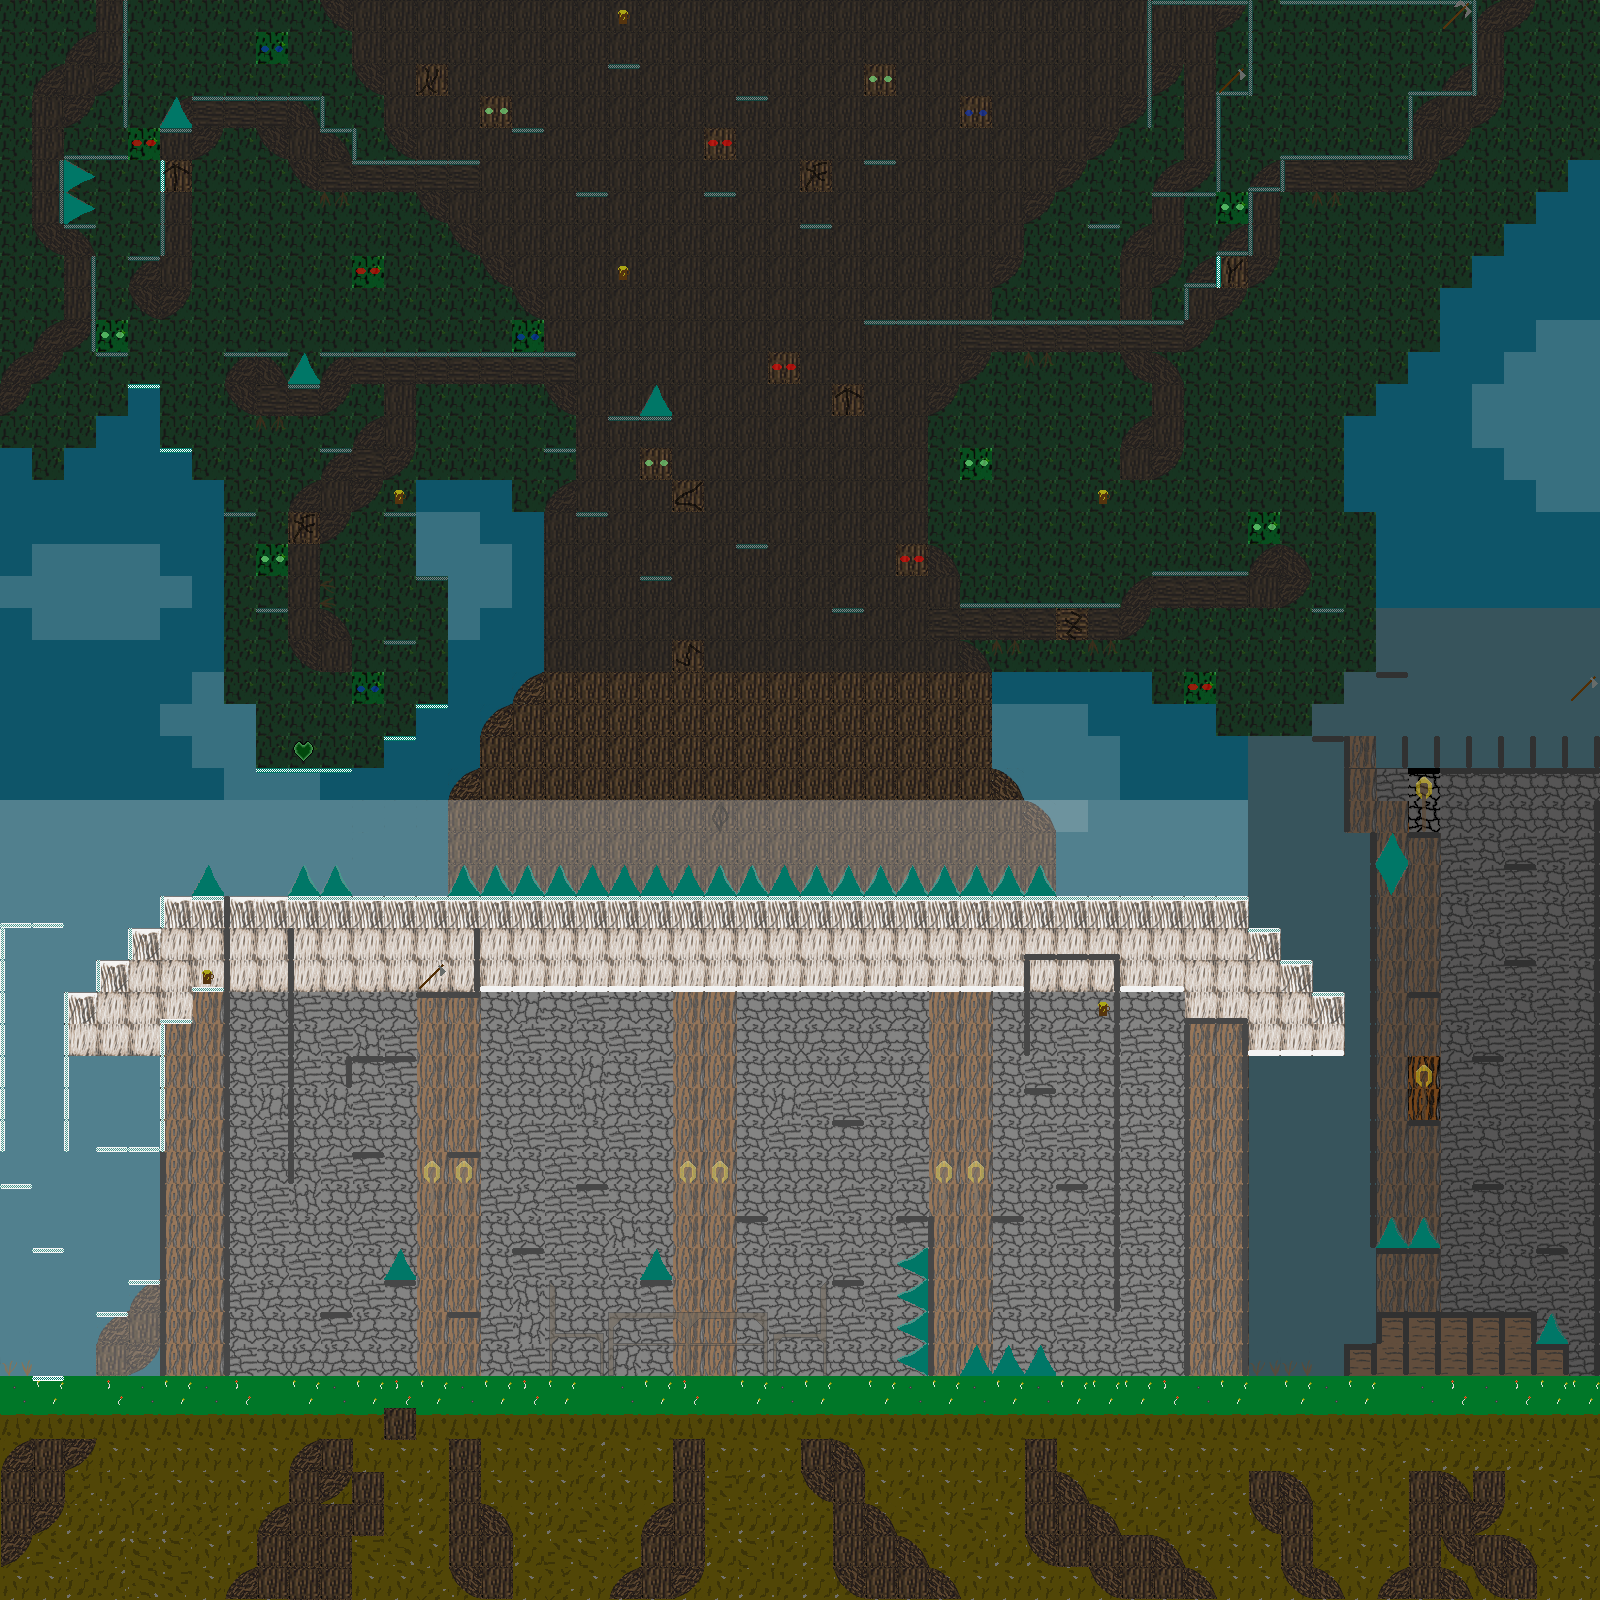

This game map was drawn from its Tiled (.tmx) file and the tilesets committed beside it. A one-line description and the trimmed map source follow:
An orthogonal 50x50 tile map with 32x32 px tiles, 14 tile layers (ciel, ciel 2, tour, maison, ...).

<map version="1.9" tiledversion="1.9.2" orientation="orthogonal" renderorder="right-down" width="50" height="50" tilewidth="32" tileheight="32" infinite="0" nextlayerid="23" nextobjectid="1">
 <editorsettings>
  <export target="Niveau_finale.json" format="json" />
 </editorsettings>
 <tileset firstgid="1" source="png.tsx" />
 <group id="16" name="Groupe 1">
  <layer id="13" name="ciel" width="50" height="50" opacity="0.72" offsetx="2.27374e-13" offsety="5.68434e-14">
   <data>[2500 cells, 453 non-empty, 1 distinct tile ids]</data>
  </layer>
  <layer id="14" name="ciel 2" width="50" height="50" opacity="0.2">
   <data>[2500 cells, 65 non-empty, 1 distinct tile ids]</data>
  </layer>
 </group>
 <layer id="1" name="tour" width="50" height="50" offsetx="1" offsety="161">
  <data>[2500 cells, 130 non-empty, 3 distinct tile ids]</data>
 </layer>
 <group id="17" name="Groupe 2">
  <layer id="3" name="maison" width="50" height="50" offsetx="1" offsety="160.667">
   <data>[2500 cells, 890 non-empty, 12 distinct tile ids]</data>
  </layer>
  <layer id="18" name="terre" width="50" height="50">
   <data>[2500 cells, 354 non-empty, 10 distinct tile ids]</data>
  </layer>
  <layer id="9" name="Calque de Tuiles 9" width="50" height="50">
   <data>[2500 cells, 0 non-empty, 0 distinct tile ids]</data>
  </layer>
  <layer id="2" name="Calque de Tuiles 2" width="50" height="50" offsetx="1.66667" offsety="159.667">
   <data>[2500 cells, 103 non-empty, 3 distinct tile ids]</data>
  </layer>
  <layer id="5" name="Calque de Tuiles 5" width="50" height="50">
   <data>[2500 cells, 652 non-empty, 1 distinct tile ids]</data>
  </layer>
  <layer id="4" name="Calque de Tuiles 4" width="50" height="50" offsetx="0.666667" offsety="0.333333">
   <data>[2500 cells, 639 non-empty, 7 distinct tile ids]</data>
  </layer>
 </group>
 <layer id="7" name="pieges" width="50" height="50">
  <data>[2500 cells, 436 non-empty, 9 distinct tile ids]</data>
 </layer>
 <group id="20" name="Groupe 3">
  <layer id="11" name="brouillard tour" width="50" height="50" opacity="0.59">
   <data>[2500 cells, 1190 non-empty, 37 distinct tile ids]</data>
  </layer>
  <layer id="12" name="brouillard maison" width="50" height="50" opacity="0.32">
   <data>[2500 cells, 711 non-empty, 1 distinct tile ids]</data>
  </layer>
 </group>
 <layer id="21" name="objet" width="50" height="50">
  <data>[2500 cells, 11 non-empty, 4 distinct tile ids]</data>
 </layer>
 <layer id="22" name="game over" width="50" height="50">
  <data>[2500 cells, 41 non-empty, 2 distinct tile ids]</data>
 </layer>
</map>